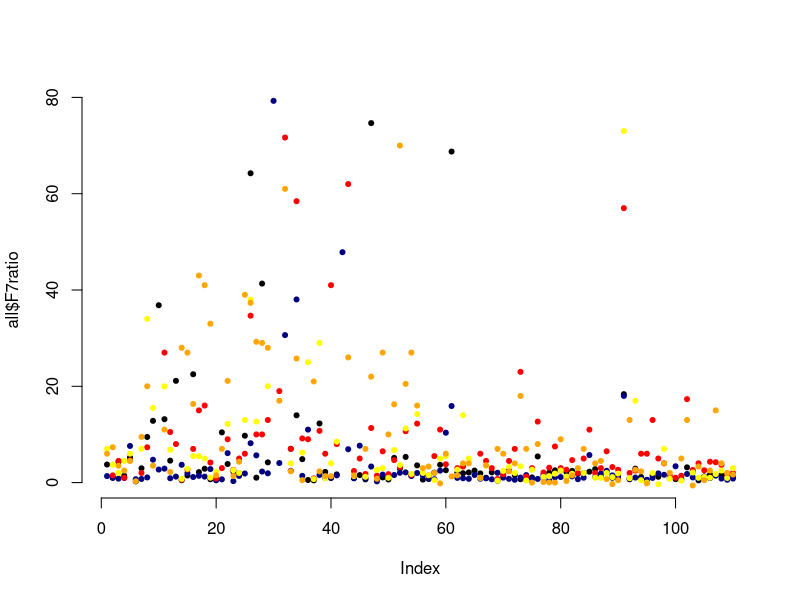
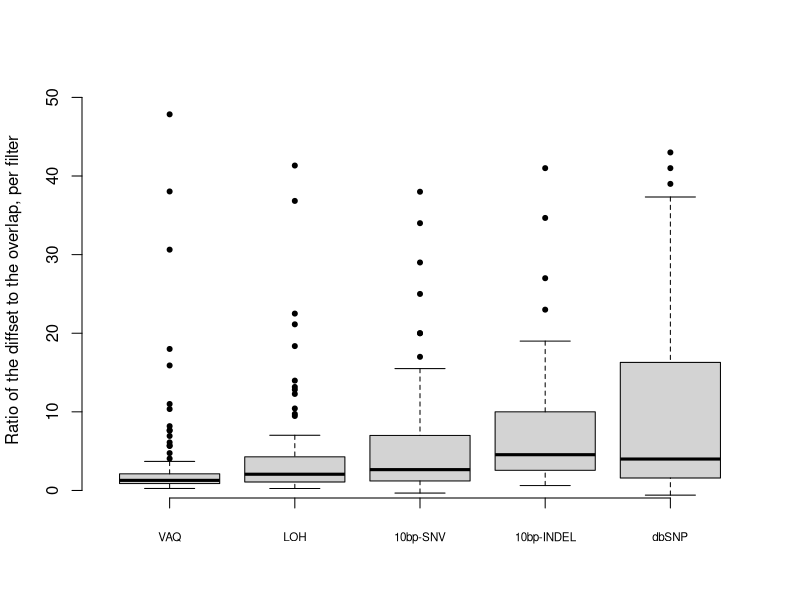

The R script that drew these images, in order:
## LOAD DATA

data=read.table( "../FIGURE_DATA/overlap_numbers_excluded_by_filter_MUTATION_CALLS_STD40.txt", header=T, stringsAsFactors=FALSE )
data2=read.table( "../FIGURE_DATA/numbers_excluded_by_filter_MUTATION_CALLS_STD40.txt", header=T, stringsAsFactors=FALSE )

## now re-name and delete columns
names( data )[ 2 ] <- "F2overlap"
names( data )[ 4 ] <- "F3overlap"
names( data )[ 6 ] <- "F4overlap"
names( data )[ 8 ] <- "F5overlap"
names( data )[ 10 ] <- "F6overlap"
names( data )[ 12 ] <- "F7overlap"
names( data )[ 14 ] <- "F8overlap"

data$FILT_2_PERCENT<-NULL
data$FILT_3_PERCENT<-NULL
data$FILT_4_PERCENT<-NULL
data$FILT_5_PERCENT<-NULL
data$FILT_6_PERCENT<-NULL
data$FILT_7_PERCENT<-NULL
data$FILT_8_PERCENT<-NULL

## now merge the two data frames
for (i in 1:length(data$SAMPLE)){
	short<-data$SAMPLE[ i ]
	newname<-paste( "C282", short, sep="." )
	data$SAMPLE[ i ]<-newname
}

# duplicate the data.frame
newdata <- data

# change C282 to C484
for (i in 1:length(newdata$SAMPLE)){
	short <- newdata$SAMPLE[ i ]
	old <- substring( short, 6, )
	newname <- paste( "C484", old, sep="." )
	newdata$SAMPLE[ i ]<-newname
}

# add the two together
overlapdata <- merge(data, newdata, all=TRUE )

# merge with data2...
names( data2 )[ 2 ] <- "F2all"
names( data2 )[ 3 ] <- "F3all"
names( data2 )[ 4 ] <- "F4all"
names( data2 )[ 5 ] <- "F5all"
names( data2 )[ 6 ] <- "F6all"
names( data2 )[ 7 ] <- "F7all"
names( data2 )[ 8 ] <- "F8all"

all <- merge( overlapdata, data2 )

## then calculate the diffset size
all$F2diff <- all$F2all - all$F2overlap
all$F3diff <- all$F3all - all$F3overlap
all$F4diff <- all$F4all - all$F4overlap
all$F5diff <- all$F5all - all$F5overlap
all$F6diff <- all$F6all - all$F6overlap
all$F7diff <- all$F7all - all$F7overlap
all$F8diff <- all$F8all - all$F8overlap

## add ratio...
all$F2ratio <- all$F2diff / all$F2overlap
all$F3ratio <- all$F3diff / all$F3overlap
all$F4ratio <- all$F4diff / all$F4overlap
all$F5ratio <- all$F5diff / all$F5overlap
all$F6ratio <- all$F6diff / all$F6overlap
all$F7ratio <- all$F7diff / all$F7overlap
all$F8ratio <- all$F8diff / all$F8overlap

## add normalized ratio...
#all$F2ratioNORM <- (all$F2diff/all$F2all) / (all$F2overlap/all$F2all)
#all$F3ratioNORM <- (all$F3diff/all$F2all) / (all$F3overlap/all$F2all)
#all$F4ratioNORM <- (all$F4diff/all$F2all) / (all$F4overlap/all$F2all)
#all$F5ratioNORM <- (all$F5diff/all$F2all) / (all$F5overlap/all$F2all)
#all$F6ratioNORM <- (all$F6diff/all$F2all) / (all$F6overlap/all$F2all)
#all$F7ratioNORM <- (all$F7diff/all$F2all) / (all$F7overlap/all$F2all)
#all$F8ratioNORM <- (all$F8diff/all$F2all) / (all$F8overlap/all$F2all)

## then make some averages...

## ratio averages...
all$F3ratio[all$F3ratio=="Inf"] <- NA
all$F3ratio[all$F3ratio=="NaN"] <- NA
mean(all$F3ratio, na.rm=TRUE)
median(all$F3ratio, na.rm=TRUE)

all$F4ratio[all$F4ratio=="Inf"] <- NA
all$F4ratio[all$F4ratio=="NaN"] <- NA
mean(all$F4ratio, na.rm=TRUE)
median(all$F4ratio, na.rm=TRUE)

all$F5ratio[all$F5ratio=="Inf"] <- NA
all$F5ratio[all$F5ratio=="NaN"] <- NA
mean(all$F5ratio, na.rm=TRUE)
median(all$F5ratio, na.rm=TRUE)

all$F6ratio[all$F6ratio=="Inf"] <- NA
all$F6ratio[all$F6ratio=="NaN"] <- NA
mean(all$F6ratio, na.rm=TRUE)
median(all$F6ratio, na.rm=TRUE)

all$F7ratio[all$F7ratio=="Inf"] <- NA
all$F7ratio[all$F7ratio=="NaN"] <- NA
mean(all$F7ratio, na.rm=TRUE)
median(all$F7ratio, na.rm=TRUE)

## finally make some (supplementary) figures

# here is a plot of points...
pdf( "../FIGURE_PDFS/Diffset_bypoints.pdf" )
par(bty='n')
plot( all$F7ratio, ylim=c(0,80), pch=20, col='black' )
points( all$F5ratio, pch=20, col='navy' )
points( all$F3ratio, pch=20, col='red' )
points( all$F4ratio, pch=20, col='yellow' )
points( all$F6ratio, pch=20, col='orange' )
dev.off()

# and here is a boxplot...
#24-28
pdf( "../FIGURE_PDFS/Diffset_bybars.pdf" )
par(bty='n')
boxplot( all[,c(26,28,25,24,27)], ylim=c(1,50), xaxt='n', pch=20, ylab="Ratio of the diffset to the overlap, per filter" )
axis( 1, at=1:5, padj=0.8, cex.axis=0.7, labels=c( "VAQ", "LOH", "10bp-SNV", "10bp-INDEL", "dbSNP" ) )
dev.off()

